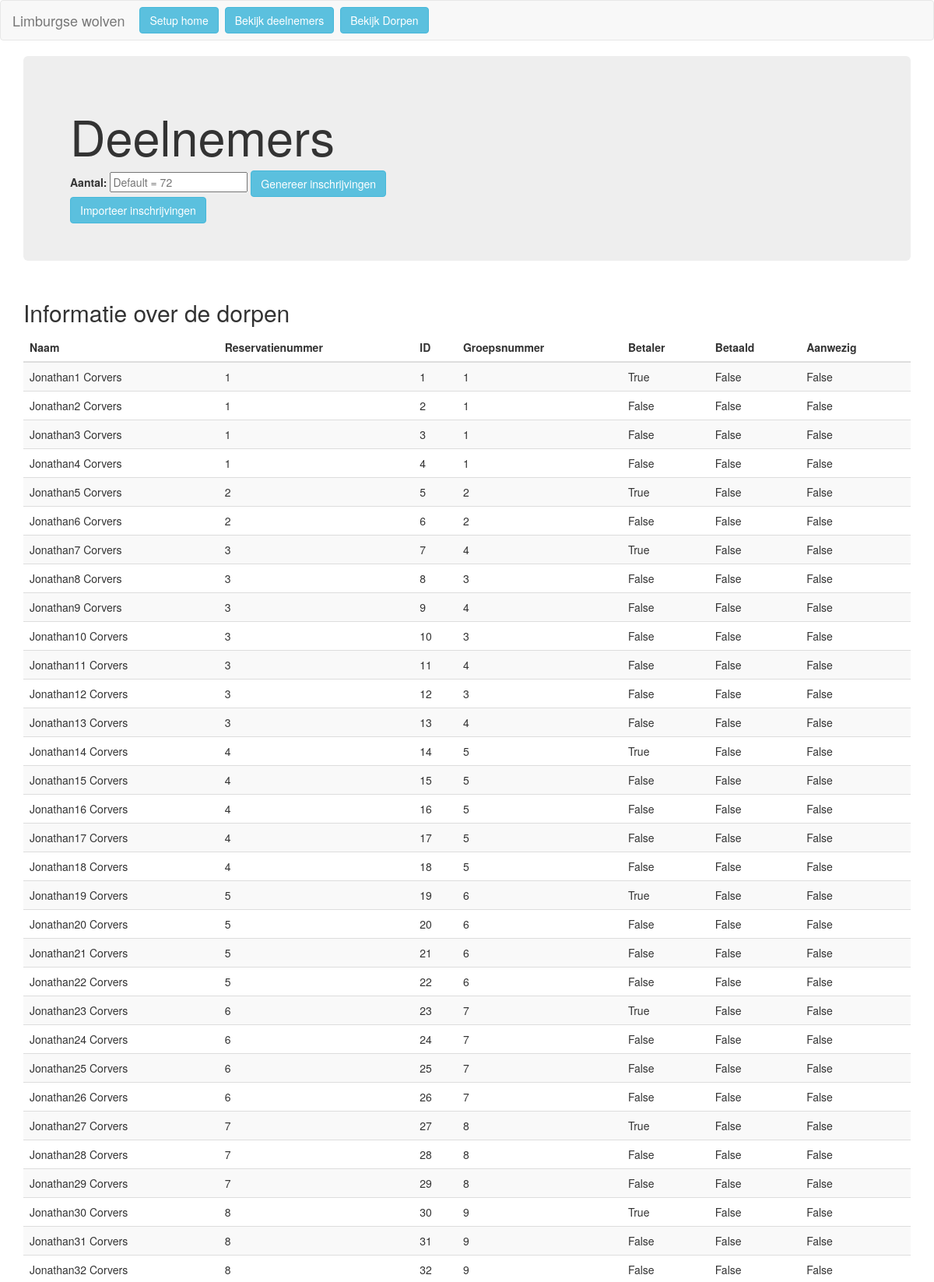
The app's page /participants/ (signed in, upper part) with its own data.
### Autospelleider/models.py (models this page shows, shortened)
@python_2_unicode_compatible
class Participant(models.Model):
    first_name = models.CharField(max_length=200)
    last_name = models.CharField(max_length=200)
    participant_ID = models.PositiveIntegerField(null=True)
    reservation_ID = models.PositiveIntegerField(null=True)
    group = models.ForeignKey(Group, on_delete=models.SET_NULL, blank=True, null=True,)
    main_subscriber = models.BooleanField(default=False)
    paid = models.BooleanField(default=False)
    present = models.BooleanField(default=False)

@python_2_unicode_compatible
class Group(models.Model):
    group_code = models.CharField(blank=True, null=True, max_length=200)
    group_ID = models.IntegerField(blank=True, null=True, default=-1)
    village = models.ForeignKey(Village, on_delete=models.SET_NULL, blank=True, null=True)
    familiar_groups = models.ManyToManyField("self", blank=True, related_name='group_familiar_groups')

### Autospelleider/views.py (the view)
# urls.py: url(r'^village/(?P<village_name>.+?)/participants/$', views.village, name='village'),
@login_required(login_url='/admin/login/')
def participants(request):
    participants_list = Participant.objects.all()
    dateBool = datetime.datetime.now().date != datetime.date(2017, 3, 4)
    return render(request, 'Autospelleider/participants.html', {
        'participants_list': participants_list,
        'dateBool': dateBool,
    })

### Autospelleider/templates/Autospelleider/participants.html (shortened to what this page needs)
{% extends "Autospelleider/navbar.html" %}
{% block jumbotron %}
<div class="container">
  <div class="jumbotron">
    <h1>Deelnemers</h1>
      {% if dateBool %}
        <form action="{% url 'Autospelleider:genereerInschrijvingen' %}" method="post">
            <label for="amount">Aantal: </label>
            <input type="number" name="amount" id="amount" value="aantal" placeholder="Default = 72" />
            <input type="submit" value="Genereer inschrijvingen" class="btn btn-info">
        </form>
      {% endif %}
      <button type="button" id="importeerInschrijvingen" class="btn btn-info btn-md">Importeer inschrijvingen</button>
  </div>
</div>
{% endblock %}
{% block content %}
<div class="container">
  <h2>Informatie over de dorpen</h2>
  <table class="table table-striped">
    <thead>
      <tr>
        <th>Naam</th>
        <th>Reservatienummer</th>
        <th>ID</th>
        <th>Groepsnummer</th>
        <th>Betaler</th>
        <th>Betaald</th>
        <th>Aanwezig</th>
      </tr>
    </thead>
    <tbody>
      {% for participant in participants_list %}
      <tr>
            <td>{{ participant.first_name }} {{ participant.last_name }}</td>
            <td>{{ participant.reservation_ID }}</td>
            <td>{{ participant.participant_ID }}</td>
            <td>{{ participant.group.group_ID }}</td>
            <td>{{ participant.main_subscriber }}</td>
            <td>{{ participant.paid }}</td>
            <td>{{ participant.present }}</td>
      </tr>
      {% endfor %}
    </tbody>
  </table>
</div>
{% endblock %}

### records on screen
Participant: first_name "Jonathan1", last_name "Corvers", reservation_ID "1", participant_ID "1", group.group_ID "1", main_subscriber "True", paid "False", present "False"
Participant: first_name "Jonathan2", last_name "Corvers", reservation_ID "1", participant_ID "2", group.group_ID "1", main_subscriber "False", paid "False", present "False"
Participant: first_name "Jonathan3", last_name "Corvers", reservation_ID "1", participant_ID "3", group.group_ID "1", main_subscriber "False", paid "False", present "False"
Participant: first_name "Jonathan4", last_name "Corvers", reservation_ID "1", participant_ID "4", group.group_ID "1", main_subscriber "False", paid "False", present "False"
Participant: first_name "Jonathan5", last_name "Corvers", reservation_ID "2", participant_ID "5", group.group_ID "2", main_subscriber "True", paid "False", present "False"
Participant: first_name "Jonathan6", last_name "Corvers", reservation_ID "2", participant_ID "6", group.group_ID "2", main_subscriber "False", paid "False", present "False"
Participant: first_name "Jonathan7", last_name "Corvers", reservation_ID "3", participant_ID "7", group.group_ID "4", main_subscriber "True", paid "False", present "False"
Participant: first_name "Jonathan8", last_name "Corvers", reservation_ID "3", participant_ID "8", group.group_ID "3", main_subscriber "False", paid "False", present "False"
Participant: first_name "Jonathan9", last_name "Corvers", reservation_ID "3", participant_ID "9", group.group_ID "4", main_subscriber "False", paid "False", present "False"
Participant: first_name "Jonathan10", last_name "Corvers", reservation_ID "3", participant_ID "10", group.group_ID "3", main_subscriber "False", paid "False", present "False"
Participant: first_name "Jonathan11", last_name "Corvers", reservation_ID "3", participant_ID "11", group.group_ID "4", main_subscriber "False", paid "False", present "False"
Participant: first_name "Jonathan12", last_name "Corvers", reservation_ID "3", participant_ID "12", group.group_ID "3", main_subscriber "False", paid "False", present "False"
Participant: first_name "Jonathan13", last_name "Corvers", reservation_ID "3", participant_ID "13", group.group_ID "4", main_subscriber "False", paid "False", present "False"
Participant: first_name "Jonathan14", last_name "Corvers", reservation_ID "4", participant_ID "14", group.group_ID "5", main_subscriber "True", paid "False", present "False"
Participant: first_name "Jonathan15", last_name "Corvers", reservation_ID "4", participant_ID "15", group.group_ID "5", main_subscriber "False", paid "False", present "False"
Participant: first_name "Jonathan16", last_name "Corvers", reservation_ID "4", participant_ID "16", group.group_ID "5", main_subscriber "False", paid "False", present "False"
Participant: first_name "Jonathan17", last_name "Corvers", reservation_ID "4", participant_ID "17", group.group_ID "5", main_subscriber "False", paid "False", present "False"
Participant: first_name "Jonathan18", last_name "Corvers", reservation_ID "4", participant_ID "18", group.group_ID "5", main_subscriber "False", paid "False", present "False"
Participant: first_name "Jonathan19", last_name "Corvers", reservation_ID "5", participant_ID "19", group.group_ID "6", main_subscriber "True", paid "False", present "False"
Participant: first_name "Jonathan20", last_name "Corvers", reservation_ID "5", participant_ID "20", group.group_ID "6", main_subscriber "False", paid "False", present "False"
Participant: first_name "Jonathan21", last_name "Corvers", reservation_ID "5", participant_ID "21", group.group_ID "6", main_subscriber "False", paid "False", present "False"
Participant: first_name "Jonathan22", last_name "Corvers", reservation_ID "5", participant_ID "22", group.group_ID "6", main_subscriber "False", paid "False", present "False"
Participant: first_name "Jonathan23", last_name "Corvers", reservation_ID "6", participant_ID "23", group.group_ID "7", main_subscriber "True", paid "False", present "False"
Participant: first_name "Jonathan24", last_name "Corvers", reservation_ID "6", participant_ID "24", group.group_ID "7", main_subscriber "False", paid "False", present "False"
Participant: first_name "Jonathan25", last_name "Corvers", reservation_ID "6", participant_ID "25", group.group_ID "7", main_subscriber "False", paid "False", present "False"
Participant: first_name "Jonathan26", last_name "Corvers", reservation_ID "6", participant_ID "26", group.group_ID "7", main_subscriber "False", paid "False", present "False"
Participant: first_name "Jonathan27", last_name "Corvers", reservation_ID "7", participant_ID "27", group.group_ID "8", main_subscriber "True", paid "False", present "False"
Participant: first_name "Jonathan28", last_name "Corvers", reservation_ID "7", participant_ID "28", group.group_ID "8", main_subscriber "False", paid "False", present "False"
Participant: first_name "Jonathan29", last_name "Corvers", reservation_ID "7", participant_ID "29", group.group_ID "8", main_subscriber "False", paid "False", present "False"
Participant: first_name "Jonathan30", last_name "Corvers", reservation_ID "8", participant_ID "30", group.group_ID "9", main_subscriber "True", paid "False", present "False"
Participant: first_name "Jonathan31", last_name "Corvers", reservation_ID "8", participant_ID "31", group.group_ID "9", main_subscriber "False", paid "False", present "False"
Participant: first_name "Jonathan32", last_name "Corvers", reservation_ID "8", participant_ID "32", group.group_ID "9", main_subscriber "False", paid "False", present "False"
